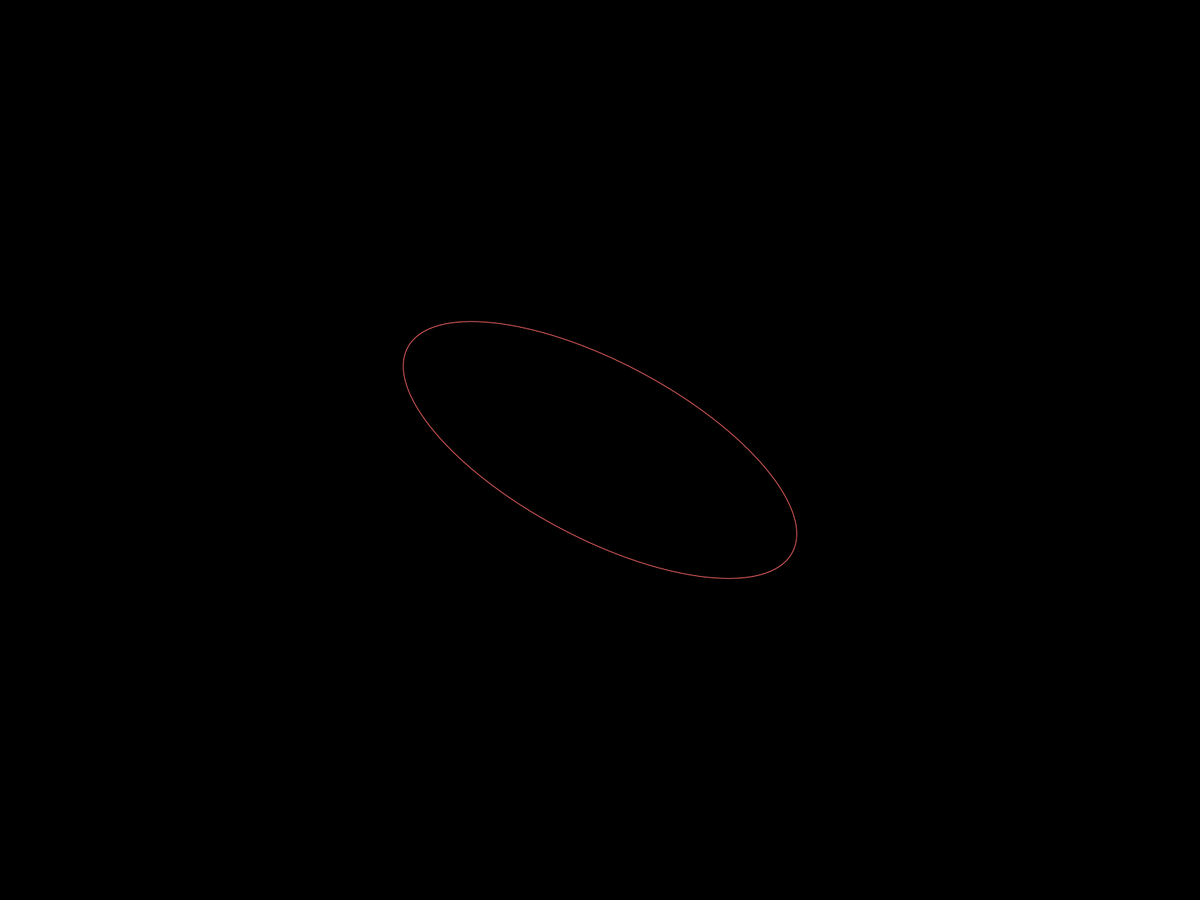
Frame 1 (no input)
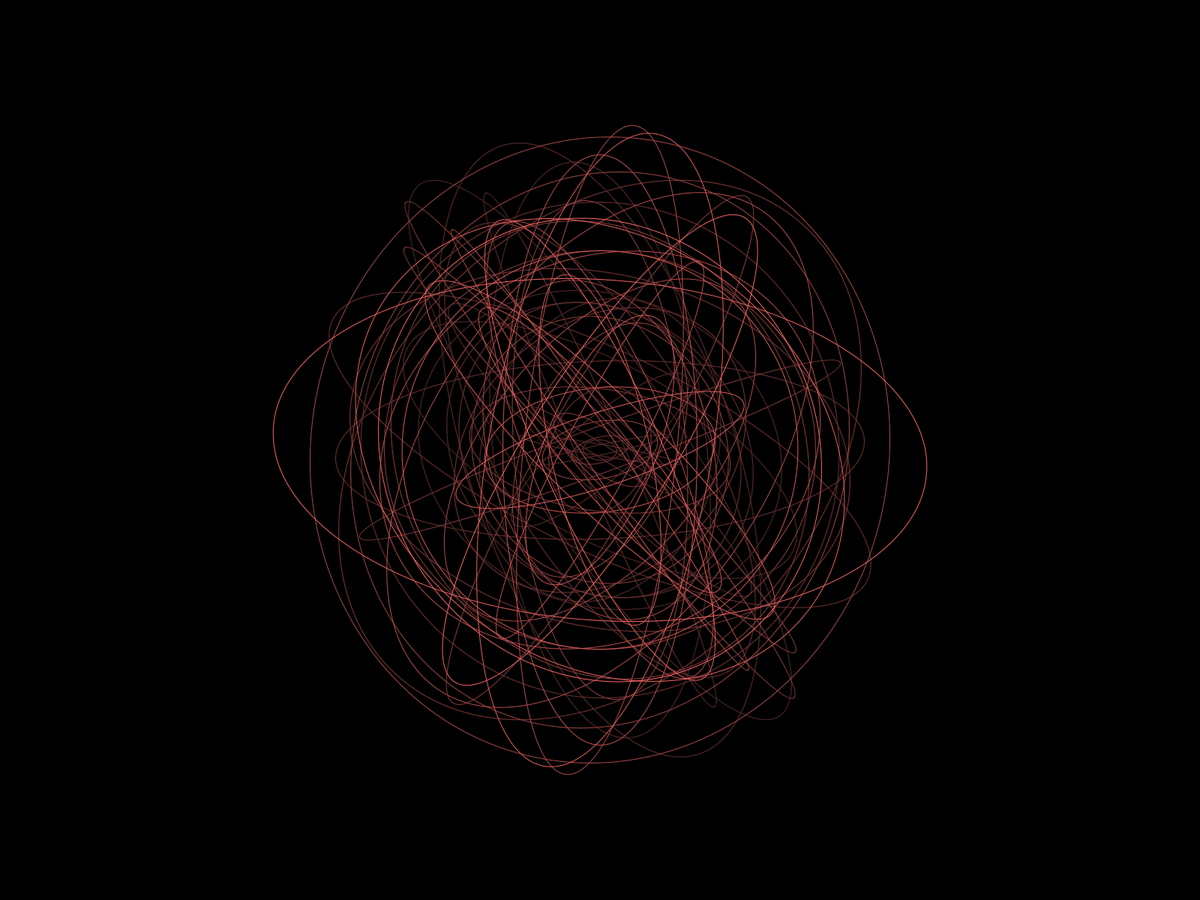
Frame 60 (the mouse pressed at the canvas centre just before this capture)
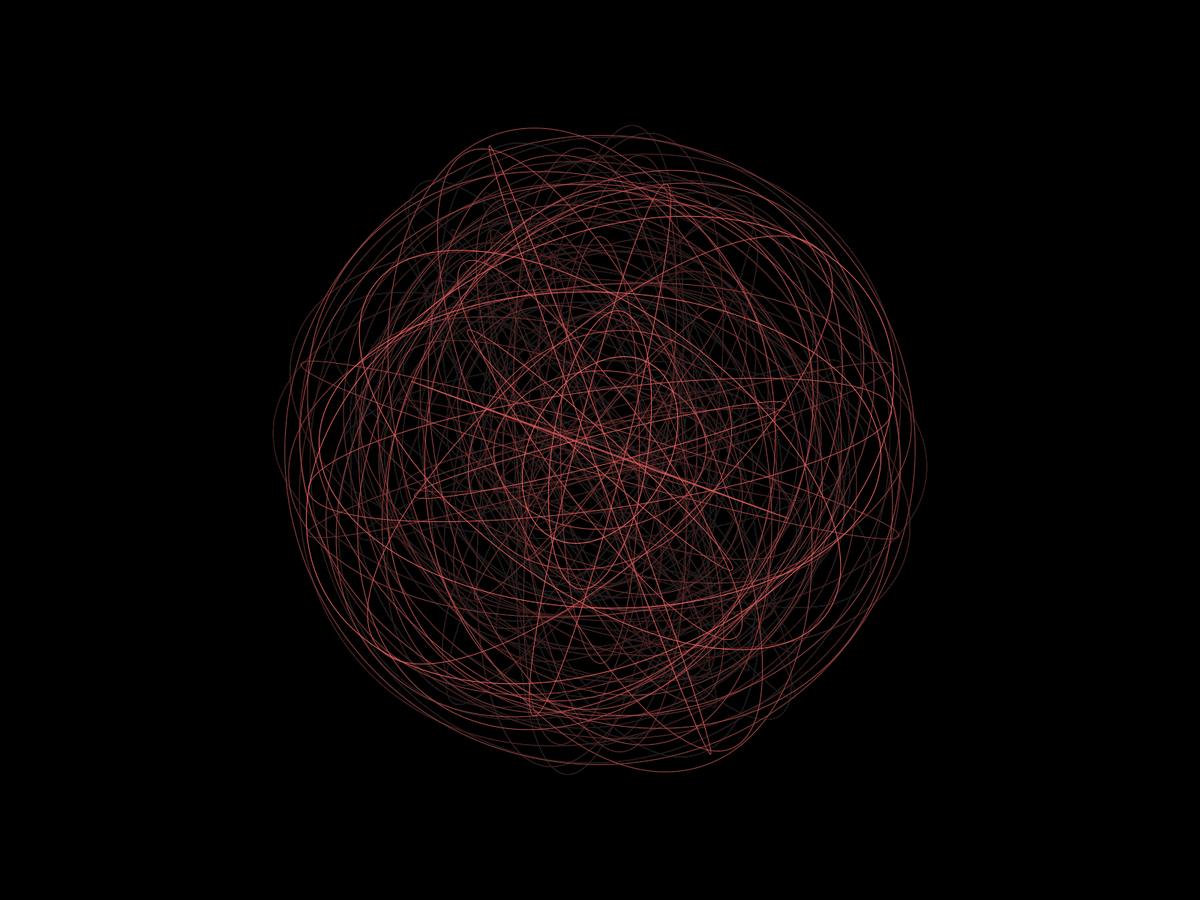
Frame 120 (the mouse held since frame 60 and released just before this capture)

The Processing sketch that drew these frames (run headless with seeded random() and noise(); from frame 60 on, the mouse is pressed at the canvas centre):

// Processing sketch: LightCircle
// ── LightCircle.pde
class Circle {
  
  int hue; //matiz
  float y;  //Diámetro máximo del círculo
  float outY; //diámetro del círculo exterior
  float inY; //diámetro del círculo interior
  int startFrame; //frameCount al comienzo del dibujo
  
  public Circle(int hue, float y, int startFrame) {
    this.hue = hue; 
    this.y = y;
    this.outY = y; 
    this.startFrame = startFrame; 
  }
  
  void draw() {
    if (frameCount < startFrame) return;
    print(startFrame+"\n");
    pushMatrix();
    rotate(radians(28)*(frameCount+startFrame));
    fill(hue, 150, 200);
    //rect(0, outY, outY*0.1, outY*0.1);
    stroke(hue, 150, 360);
    noFill();
    ellipse(0, 0, random(900), random(900)); //ellipse(0, 0, outY, outY*2);
    noStroke();
    popMatrix();
    
    outY -= outY / (y/2);
    if (frameCount%y-startFrame == 0) outY = y;
  }
  
}

// ── main.pde
ArrayList<Circle> circles;

void setup() {
  fullScreen();
  noStroke();
  noCursor();
  ellipseMode(CENTER);
  colorMode(HSB);
  
  background(0);
  
  circles = new ArrayList<Circle>();
  circles.add(new Circle(0, 900.0, 0)); 
  circles.add(new Circle(30, 900.0, 150));
  circles.add(new Circle(60, 900.0, 300));
  circles.add(new Circle(90, 900.0,450)); 
  circles.add(new Circle(120, 900.0, 600));
  circles.add(new Circle(150, 900.0, 750));
}

void draw() {
  fill(0, 5);
  rect(0, 0, width, height);
 
  pushMatrix();
  translate(width/2, height/2);
  for (Circle c: circles) c.draw();
  popMatrix();
}
